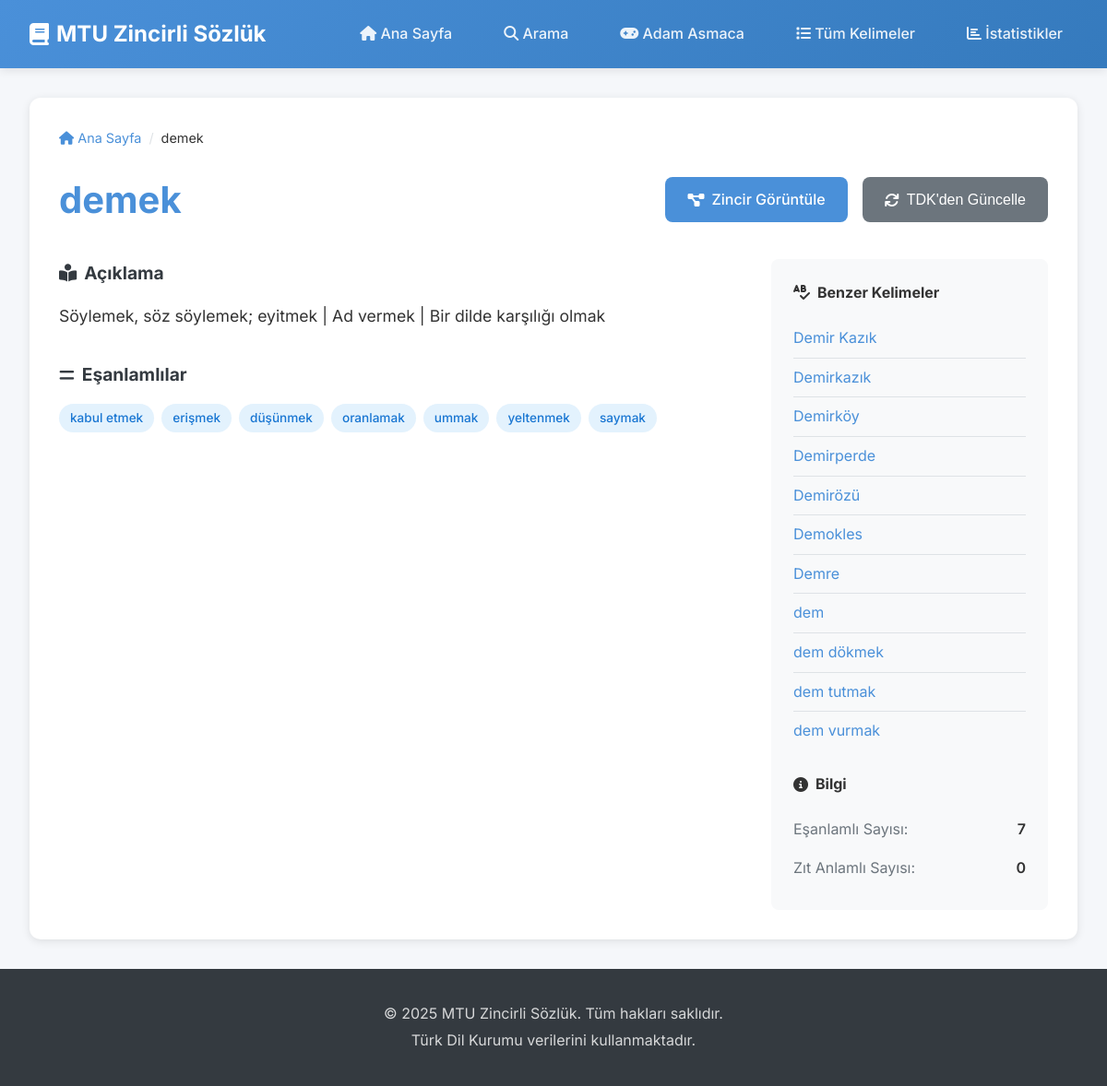
The page /kelime/demek on the database its author committed.
### tables this page shows
CREATE TABLE sozluk (
    kelime TEXT PRIMARY KEY,
    esanlamlar TEXT,
    zitanlamlar TEXT,
    aciklama TEXT,
    ornek TEXT
);

### web_app.py (the view)
@app.route('/kelime/<kelime>')
def kelime_detay(kelime):
    veri = kelime_bul(kelime)
    benzerler = benzer_kelimeler(kelime, 10) if veri else []
    esanlamlar = []
    if veri and veri.get('esanlamlar'):
        esanlamlar = [k.strip() for k in veri['esanlamlar'].split(',') if k.strip()]
    zitanlamlar = []
    if veri and veri.get('zitanlamlar'):
        zitanlamlar = [k.strip() for k in veri['zitanlamlar'].split(',') if k.strip()]
    return render_template('kelime.html',
                         kelime=kelime,
                         veri=veri,
                         benzerler=benzerler,
                         esanlamlar=esanlamlar,
                         zitanlamlar=zitanlamlar)

### web_app.py (called while the page is built)
def get_db_connection():
    conn = sqlite3.connect(DB_DOSYA)
    conn.row_factory = sqlite3.Row
    return conn

def kelime_bul(kelime):
    conn = get_db_connection()
    c = conn.cursor()
    c.execute("SELECT * FROM sozluk WHERE kelime = ?", (kelime,))
    row = c.fetchone()
    conn.close()
    if row:
        return dict(row)
    return None

def benzer_kelimeler(kelime, limit=15):
    conn = get_db_connection()
    c = conn.cursor()
    q = f'{kelime[:3]}%' if kelime and len(kelime) >= 3 else f'{kelime}%' if kelime else '%'
    c.execute("SELECT kelime FROM sozluk WHERE kelime LIKE ? ORDER BY kelime LIMIT ?", (q, limit+1))
    rows = [r[0] for r in c.fetchall() if r[0] != kelime]
    conn.close()
    return rows

### templates/kelime.html (shortened to what this page needs)
{% extends "base.html" %}
{% block content %}
<div class="word-detail-page">
    <div class="breadcrumb">
        <a href="{{ url_for('ana_sayfa') }}"><i class="fas fa-home"></i> Ana Sayfa</a>
        <span class="separator">/</span>
        <span class="current">{{ kelime }}</span>
    </div>
    {% if veri %}
    <div class="word-header">
        <h1 class="word-title">{{ kelime }}</h1>
        <div class="word-actions">
            <a href="{{ url_for('zincir_sayfasi', kelime=kelime) }}" class="btn btn-primary">
                <i class="fas fa-project-diagram"></i> Zincir Görüntüle
            </a>
            <button class="btn btn-secondary" id="tdkBtn" data-kelime="{{ kelime }}">
                <i class="fas fa-sync"></i> TDK'den Güncelle
            </button>
        </div>
    </div>
    <div class="word-content">
        <div class="word-main">
            {% if veri.aciklama %}
            <div class="word-section">
                <h2><i class="fas fa-book-reader"></i> Açıklama</h2>
                <p class="description-text">{{ veri.aciklama }}</p>
            </div>
            {% endif %}
            {% if esanlamlar %}
            <div class="word-section">
                <h2><i class="fas fa-equals"></i> Eşanlamlılar</h2>
                <div class="tags-container">
                    {% for esan in esanlamlar %}
                    <a href="{{ url_for('kelime_detay', kelime=esan) }}" class="tag tag-synonym">{{ esan }}</a>
                    {% endfor %}
                </div>
            </div>
            {% endif %}
        </div>
        <div class="word-sidebar">
            {% if benzerler %}
            <div class="sidebar-section">
                <h3><i class="fas fa-spell-check"></i> Benzer Kelimeler</h3>
                <ul class="similar-words-list">
                    {% for benzer in benzerler %}
                    <li><a href="{{ url_for('kelime_detay', kelime=benzer) }}">{{ benzer }}</a></li>
                    {% endfor %}
                </ul>
            </div>
            {% endif %}
            <div class="sidebar-section">
                <h3><i class="fas fa-info-circle"></i> Bilgi</h3>
                <div class="info-item">
                    <span class="info-label">Eşanlamlı Sayısı:</span>
                    <span class="info-value">{{ esanlamlar|length }}</span>
                </div>
                <div class="info-item">
                    <span class="info-label">Zıt Anlamlı Sayısı:</span>
                    <span class="info-value">{{ zitanlamlar|length }}</span>
                </div>
            </div>
        </div>
    </div>
    {% endif %}
</div>
{% endblock %}

### static/css/style.css (style rules this page uses)
:root { --primary-color: #4a90d9; --primary-dark: #357abd; --secondary-color: #6c757d; --success-color: #28a745; --warning-color: #ffc107; --danger-color: #dc3545; --light-color: #f8f9fa; --dark-color: #343a40; --text-color: #333; --text-muted: #6c757d; --border-color: #dee2e6; --shadow: 0 2px 10px rgba(0, 0, 0, 0.1); --shadow-lg: 0 5px 20px rgba(0, 0, 0, 0.15); --radius: 8px; --radius-lg: 12px; --transition: all 0.3s ease; }
* { margin: 0; padding: 0; box-sizing: border-box; }
body { font-family: 'Inter', -apple-system, BlinkMacSystemFont, 'Segoe UI', Roboto, sans-serif; color: var(--text-color); line-height: 1.6; background-color: #f5f7fa; min-height: 100vh; display: flex; flex-direction: column; }
a { color: var(--primary-color); text-decoration: none; transition: var(--transition); }
.btn { display: inline-flex; align-items: center; gap: 0.5rem; padding: 0.75rem 1.5rem; border: none; border-radius: var(--radius); font-size: 1rem; font-weight: 500; cursor: pointer; transition: var(--transition); text-decoration: none; }
.btn-primary { background: var(--primary-color); color: white; }
.btn-secondary { background: var(--secondary-color); color: white; }
.tag { display: inline-block; padding: 0.3rem 0.75rem; border-radius: 20px; font-size: 0.85rem; font-weight: 500; }
.tag-synonym { background: #e3f2fd; color: #1976d2; }
.tags-container { display: flex; flex-wrap: wrap; gap: 0.5rem; }
.word-detail-page { background: white; border-radius: var(--radius-lg); box-shadow: var(--shadow); padding: 2rem; }
.breadcrumb { display: flex; align-items: center; gap: 0.5rem; margin-bottom: 1.5rem; color: var(--text-muted); font-size: 0.9rem; }
.breadcrumb .separator { color: var(--border-color); }
.breadcrumb .current { color: var(--text-color); }
.word-header { display: flex; justify-content: space-between; align-items: center; margin-bottom: 2rem; flex-wrap: wrap; gap: 1rem; }
.word-title { font-size: 2.5rem; color: var(--primary-color); }
.word-actions { display: flex; gap: 1rem; }
.word-content { display: grid; grid-template-columns: 1fr 300px; gap: 2rem; }
.word-section { margin-bottom: 2rem; }
.word-section h2 { font-size: 1.2rem; margin-bottom: 1rem; color: var(--dark-color); display: flex; align-items: center; gap: 0.5rem; }
.description-text { font-size: 1.1rem; line-height: 1.8; }
.word-sidebar { background: var(--light-color); padding: 1.5rem; border-radius: var(--radius); }
.sidebar-section { margin-bottom: 1.5rem; }
.sidebar-section:last-child { margin-bottom: 0; }
.sidebar-section h3 { font-size: 1rem; margin-bottom: 1rem; display: flex; align-items: center; gap: 0.5rem; }
.similar-words-list { list-style: none; }
.similar-words-list li { padding: 0.5rem 0; border-bottom: 1px solid var(--border-color); }
.similar-words-list li:last-child { border-bottom: none; }
.info-item { display: flex; justify-content: space-between; padding: 0.5rem 0; }
.info-label { color: var(--text-muted); }
.info-value { font-weight: 600; }

### rows shown on the page
sozluk: aciklama "Söylemek, söz söylemek; eyitmek | Ad vermek | Bir dilde karşılığı olmak"
sozluk: kelime "Demir Kazık"
sozluk: kelime "dem"

### other values the page prints
{{ kelime }} "demek"
{{ esan }} "kabul etmek" "erişmek" "düşünmek" "oranlamak" "ummak" "yeltenmek" "saymak"
{{ benzer }} "Demirkazık" "Demirköy" "Demirperde" "Demirözü" "Demokles" "Demre" "dem dökmek" "dem tutmak" "dem vurmak"
{{ esanlamlar|length }} "7"
{{ zitanlamlar|length }} "0"
